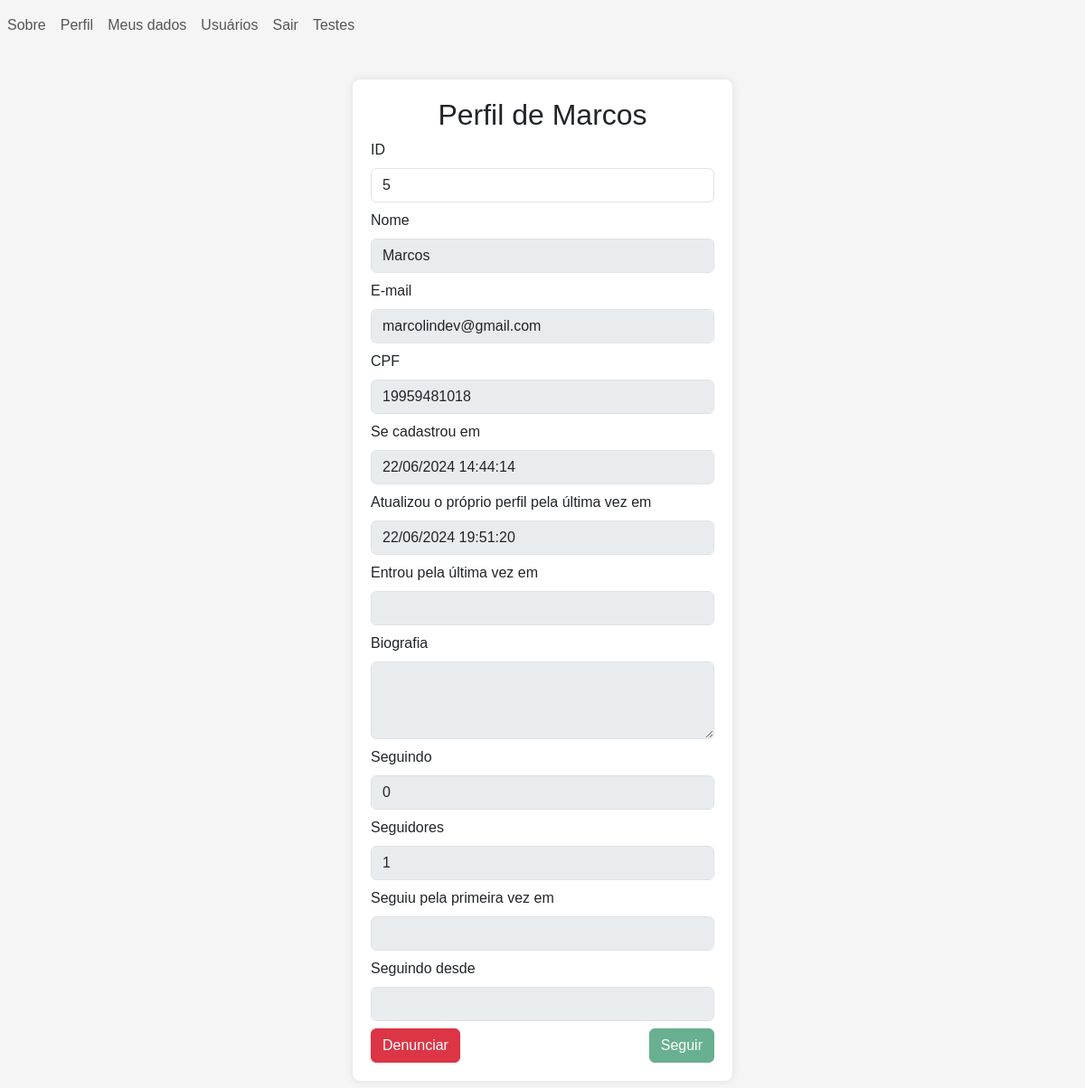
The page /users/profile.php (signed in) on the database its author committed.
### tables this page shows
CREATE TABLE users (
    id INTEGER PRIMARY KEY AUTOINCREMENT,
    username VARCHAR(255) NOT NULL,
    email VARCHAR(255) NOT NULL UNIQUE,
    cpf VARCHAR(11) NOT NULL UNIQUE,
    created_at DATETIME DEFAULT CURRENT_TIMESTAMP,
    updated_at DATETIME
, pass VARCHAR(255) NOT NULL, bio VARCHAR(100), total_followers INTEGER DEFAULT 0, total_posts INTEGER DEFAULT 0, logged_at TIMESTAMP, adm boolean DEFAULT false, total_following INTEGER default 0);

### src/back/config.php (called while the page is built, shortened)
<?php
    function format_date($date_string){
        return $date_string != null ? date('d/m/Y H:i:s',strtotime($date_string)) : "";
    }
    function db_conn(){
        $db = new SQLite3(SRC_URL.'back/database.sqlite',SQLITE3_OPEN_READWRITE);
        return $db;
    }
    function get_user_by($unique_col,$col_value){
        $db = db_conn();
        $se_SQL = "SELECT * FROM users WHERE $unique_col LIKE :col_value";
        $se_query = $db->prepare($se_SQL);
        $se_query->bindValue(':col_value',$col_value,SQLITE3_TEXT);
        $se_result = $se_query->execute();
        $user = $se_result->fetchArray(SQLITE3_ASSOC);
        return $user;
    }
?>

### users/profile.php (the view, shortened to what this page needs)
<?php
    require "../src/back/config.php";
    if (isset($_GET['id']) && is_numeric($_GET['id']) && $_GET['id'] > 0) {
        $id = $_GET['id'];
    }else{
        $id = $_SESSION['user']['id'];
    }
    $profile = get_user_by('id',$id);
    $db = db_conn();
    $id_user_follower = $_SESSION['user']['id'];
    $id_user_followed = $profile['id'];
    $se_query = $db->query("SELECT * FROM users_follow WHERE id_user_follower = $id_user_follower AND id_user_followed = $id_user_followed");
    $result = $se_query->fetchArray(SQLITE3_ASSOC);
    if ($result) {
        $active = $result['active'];
        if ($active) {
            $profile['following_since'] = $result['updated_at'] ? $result['updated_at'] : $result['created_at'];
        }
        $profile['followed_first_at'] = $result['created_at'];
    }else{
        $active = false;
    }
?>
<!DOCTYPE html>
<html lang="en">
    <head>
        <?php require SRC_URL."front/head.php" ?>
    </head>
    <body>
        <?php require SRC_URL."front/navbar.php" ?>
        <form class = "container form-container" action="follow_user.php" method="POST" autocomplete = 'off'  >
            <div class = "text-center">
                <h2>Perfil de <?php echo explode(" ",$profile['username'])[0] ?></h2>
            </div>
            <div class = "form-group">
                <label for="id-input" class = "form-label">ID</label>
                <input type="text" id = "id-input" name = "id" class = "form-control" <?php echo "value = ".$profile['id'] ?> readonly>
            </div>
            <div class = "form-group">
                <label for="username-input" class = "form-label">Nome</label>
                <input type="text" id = "username-input" name = "username" class = "form-control" <?php echo "value = ".$profile['username'] ?> disabled>
            </div>
            <div class = "form-group">
                <label for="email-input" class = "form-label">E-mail</label>
                <input type="email" id = "email-input" name = "email" class = "form-control" <?php echo "value = ".$profile['email'] ?> disabled>
            </div>
            <div class = "form-group">
                <label for="cpf-input" class = "form-label">CPF</label>
                <input type="text" id = "cpf-input" name = "cpf" class = "form-control" <?php echo "value = ".$profile['cpf'] ?> disabled>
            </div>
            <div class = "form-group">
                <label for="created-at-input" class = "form-label">Se cadastrou em</label>
                <input type="text" id = "created-at-input" class = "form-control" value = "<?php echo format_date($profile["created_at"]) ?>" disabled >
            </div>
            <div class = "form-group">
                <label for="updated-at-input" class = "form-label">Atualizou o próprio perfil pela última vez em</label>
                <input type="text" id = "updated-at-input" class = "form-control" value = "<?php echo format_date($profile['updated_at']) ?>" disabled >
            </div>
            <div class = "form-group">
                <label for="updated-at-input" class = "form-label">Entrou pela última vez em</label>
                <input type="text" id = "updated-at-input" class = "form-control" value = "<?php echo format_date($profile['logged_at']) ?>" disabled >
            </div>
            <div class = "form-group">
                <label for="bio-input" class = "form-label">Biografia</label>
                <textarea name="bio" id="bio-input" cols="30" rows="3" class = "form-control" disabled ><?php echo $profile['bio'] ?> </textarea>
            </div>
            <div class = "form-group">
                <label for="following-input" class = "form-label">Seguindo</label>
                <input type="text" id = "following-input" class = "form-control" value = "<?php echo $profile['total_following'] ?>" disabled >
            </div>
            <div class = "form-group">
                <label for="followers-input" class = "form-label">Seguidores</label>
                <input type="text" id = "followers-input" class = "form-control" value = "<?php echo $profile['total_followers'] ?>" disabled >
            </div>
            <div class = "form-group">
                <label for="followed-at-first-input" class = "form-label">Seguiu pela primeira vez em</label>
                <input type="text" id = "followed-at-first-input" class = "form-control" value = "<?php echo isset($profile['followed_first_at']) ? format_date($profile['followed_first_at']) : "" ?>" disabled >
            </div>
            <div class = "form-group">
                <label for="following-since-input" class = "form-label">Seguindo desde</label>
                <input type="text" id = "following-since-input" class = "form-control" value = "<?php echo isset($profile['following_since']) ? format_date($profile['following_since']) : "" ?>" disabled >
            </div>
            <div class = "row" >
                <div class = "col-lg-3 col-md-6 col-sm-12" style = "text-align: left">
                    <a class = "btn btn-danger" href="report_user.php?id=<?php echo $profile['id'] ?>">Denunciar</a>
                </div>
                <div class = "col-lg-6 col-md-6 col-sm-12" style = "text-align: left">
                </div>
                <div class = "col-lg-3 col-md-6 col-sm-12" style = "text-align: right">
                    <button type = "submit" class = "btn btn-success" <?php echo $profile['id'] == $_SESSION['user']['id'] ? "disabled" : "" ?>>
                        <?php echo $active ? "Seguindo" : "Seguir" ?>
                    </button>
                </div>
            </div>
        </form>
    </body>
</html>

### src/front/head.php (shortened to what this page needs)
<head>
    <link href="https://cdn.jsdelivr.net/npm/bootstrap@5.3.3/dist/css/bootstrap.min.css" rel="stylesheet">
    <link rel="stylesheet" href="<?php echo MAIN_LINK ?>index.css">
</head>

### src/front/navbar.php (shortened to what this page needs)
<?php
  function set_nav_link($path,$text){
    echo "<li class='nav-item'><a href = '$path' class = 'nav-link'>$text</a></li>";
  }
?>
<navbar class = "navbar navbar-expand-lg">
    <ul class="navbar-nav mr-auto">
        <?php
          set_nav_link(MAIN_LINK."index.php","Sobre");
          if(isset($_SESSION["user"])){
            set_nav_link(USERS_LINK."profile.php","Perfil");
            set_nav_link(USERS_LINK."crud/my_data.php","Meus dados");
            set_nav_link(USERS_LINK."users.php","Usuários");
            set_nav_link(USERS_LINK."auth/log_out.php","Sair");
          }else{
            set_nav_link(USERS_LINK."auth/login.php","Entrar");
            set_nav_link(USERS_LINK."crud/signin.php","Registrar");
          }
        ?>
    </ul>
</navbar>

### main/index.css (style rules this page uses)
form { margin: auto; padding: 0.5rem; }
form .form-group { margin-bottom: 0.5rem; }
.form-container { width: 35%; }
body { font-family: Arial, sans-serif; background-color: #f5f5f5; margin: 0; }
.container { max-width: 80%; margin: 2rem auto; padding: 20px; background-color: #fff; box-shadow: 0 0 10px rgba(0, 0, 0, 0.1); border-radius: 8px; overflow: auto; }
a { color: #007BFF; text-decoration: none; }
a.btn, .nav-link { text-decoration: none; }
.nav-link,.nav-link:hover { text-decoration: none; }

### rows shown on the page
users: username "Marcos", id "5", email "marcolindev@gmail.com", cpf "19959481018", created_at "22/06/2024 14:44:14", updated_at "22/06/2024 19:51:20", total_following "0", total_followers "1"

### other values the page prints
$text "Sobre Perfil Meus dados Usuários Sair Testes"
